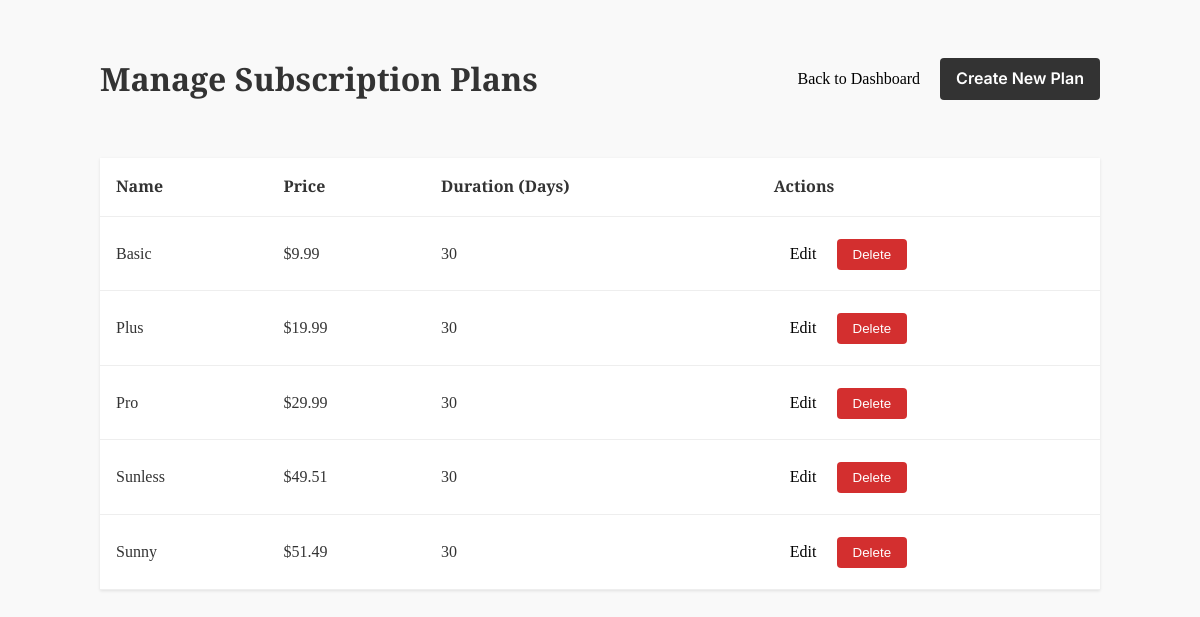
Screenshot of /index.php?page=admin_plans (signed in) with the database file from the repository.
### tables this page shows
CREATE TABLE `plans` (
  `id` int NOT NULL AUTO_INCREMENT,
  `name` varchar(50) NOT NULL,
  `price` decimal(10,2) NOT NULL,
  `duration_days` int NOT NULL,
  `features` text,
  `created_at` timestamp NULL DEFAULT CURRENT_TIMESTAMP,
  `level` int DEFAULT '1',
  PRIMARY KEY (`id`)
);

### src/Controllers/Subscription_C.php (called while the page is built, shortened)
<?php
class SubscriptionController {
    public function admin_plans() {
        require_once __DIR__ . '/../Models/Subscription.php';
        $subModel = new Subscription();
        $plans = $subModel->getAllPlans();
        include __DIR__ . '/../Views/Admin/Plans/index.php';
    }
}

### src/index.php (called while the page is built, shortened)
<?php
require __DIR__ . '/config/DataBase_Connection.php';
$selectedLang = $_SESSION['lang'] ?? 'en';
$page = $_GET['page'] ?? "";
Router::route($page, $selectedLang);

### src/Models/Subscription.php (called while the page is built, shortened)
<?php
require_once __DIR__ . "/../config/DataBase_Connection.php";
class Subscription {
    private $conn;
    public function __construct() {
        $db = new Database();
        $this->conn = $db->connect();
    }
    public function getAllPlans() {
        $stmt = $this->conn->query("SELECT * FROM plans ORDER BY price ASC");
        return $stmt->fetchAll(PDO::FETCH_ASSOC);
    }
}

### src/Config/DataBase_Connection.php (called while the page is built, shortened)
<?php
if (!class_exists('Database')) {
class Database {
    private $host = "db";
    private $db_name = "News";
    private $username = "Rain";
    private $password = "Sunny";
    public function __construct() {
        $this->host = getenv('DB_HOST') ?: 'db';
        $this->db_name = getenv('DB_NAME') ?: 'News';
        $this->username = getenv('DB_USER') ?: 'Rain';
        $this->password = getenv('DB_PASS') ?: 'Sunny';
    }
    public function connect() {
        $this->conn = null;
        try {
            $this->conn = new PDO(
                "mysql:host={$this->host};dbname={$this->db_name};charset=utf8",
                $this->username,
                $this->password
            );
            $this->conn->setAttribute(PDO::ATTR_ERRMODE, PDO::ERRMODE_EXCEPTION);
        } catch(PDOException $e) {
            die("Database Connection Error: " . $e->getMessage());
        }
        return $this->conn;
    }
}
}

### src/Views/Admin/Plans/index.php (the view, shortened to what this page needs)
<!DOCTYPE html>
<html lang="en">
<head>
    <link rel="stylesheet" href="../../Assets/CSS/theme.css">
</head>
<body>
    <div class="admin-page">
        <div class="page-header">
            <h1>Manage Subscription Plans</h1>
            <div>
                <a href="index.php?page=admin" class="btn">Back to Dashboard</a>
                <a href="index.php?page=admin_plan_create" class="btn btn-primary">Create New Plan</a>
            </div>
        </div>
        <table class="table">
            <thead>
                <tr>
                    <th>Name</th>
                    <th>Price</th>
                    <th>Duration (Days)</th>
                    <th>Actions</th>
                </tr>
            </thead>
            <tbody>
                <?php foreach ($plans as $plan): ?>
                <tr>
                    <td><?= htmlspecialchars($plan['name']) ?></td>
                    <td>$<?= number_format($plan['price'], 2) ?></td>
                    <td><?= $plan['duration_days'] ?></td>
                    <td>
                        <a href="index.php?page=admin_plan_edit&id=<?= $plan['id'] ?>" class="btn">Edit</a>
                        <form action="index.php?page=admin_plan_delete" method="POST" style="display:inline;" onsubmit="return confirm('Are you sure?');">
                            <button type="submit" class="btn btn-danger">Delete</button>
                        </form>
                    </td>
                </tr>
                <?php endforeach; ?>
            </tbody>
        </table>
    </div>
</body>
</html>

### src/Assets/CSS/theme.css (style rules this page uses)
:root { --font-serif: 'Playfair Display', serif; --font-sans: 'Inter', sans-serif; --font-display: 'Outfit', sans-serif; --bg-paper: #f9f9f9; --bg-white: #ffffff; --text-main: #333333; --text-headline: #000000; --text-muted: #666666; --border-light: #e2e2e2; --border-dark: #333333; --primary: #000000; --accent: #567b95; --game-correct: #6aaa64; --game-present: #c9b458; --game-absent: #787c7e; }
body { background-color: var(--bg-paper); color: var(--text-main); font-family: var(--font-serif); margin: 0; padding: 0; line-height: 1.6; }
a { color: var(--primary); text-decoration: none; }
.btn-primary { background: var(--primary); color: var(--bg-white); padding: 0.75rem 1.5rem; border-radius: 4px; font-family: var(--font-sans); font-weight: 600; transition: opacity 0.2s; border: none; cursor: pointer; }

### src/Views/Admin/Plans/index.php (style rules this page uses)
.admin-page { padding: 2rem; max-width: 1000px; margin: 0 auto; }
.page-header { display: flex; justify-content: space-between; align-items: center; margin-bottom: 2rem; }
.btn { padding: 0.5rem 1rem; text-decoration: none; border-radius: 4px; display: inline-block; cursor: pointer; border: none; }
.btn-primary { background: #333; color: white; }
.btn-danger { background: #d32f2f; color: white; }
.table { width: 100%; border-collapse: collapse; background: white; box-shadow: 0 1px 3px rgba(0,0,0,0.1); }
.table th, .table td { padding: 1rem; text-align: left; border-bottom: 1px solid #eee; }

### rows the page displays
plans: name "Basic", price "9.99", duration_days "30"
plans: name "Plus", price "19.99", duration_days "30"
plans: name "Pro", price "29.99", duration_days "30"
plans: name "Sunless", price "49.51", duration_days "30"
plans: name "Sunny", price "51.49", duration_days "30"
